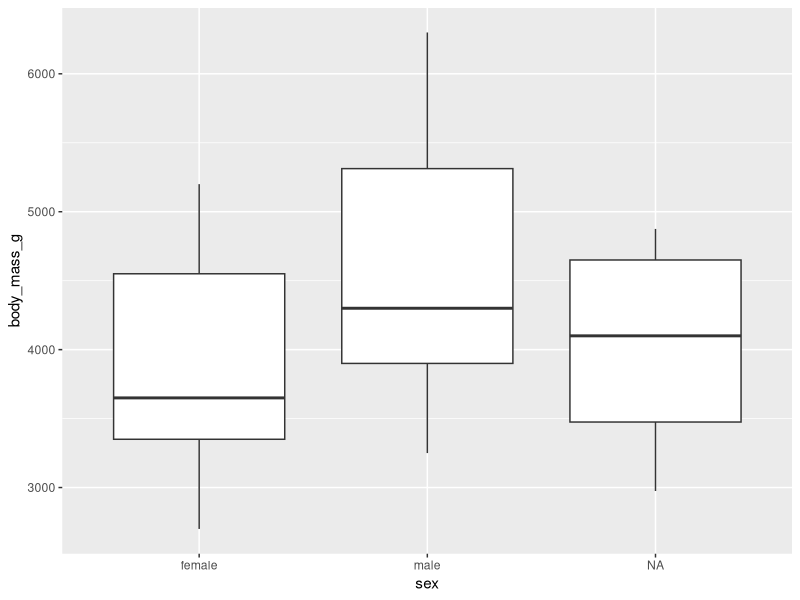
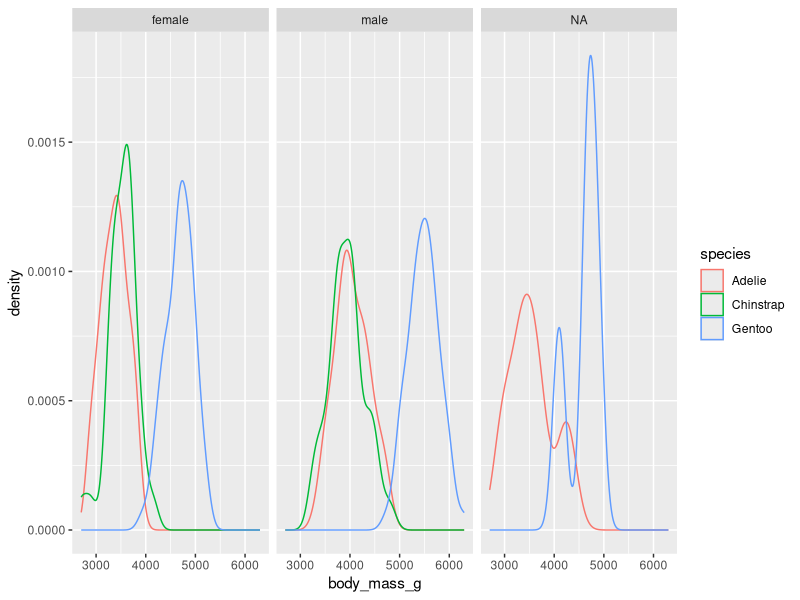
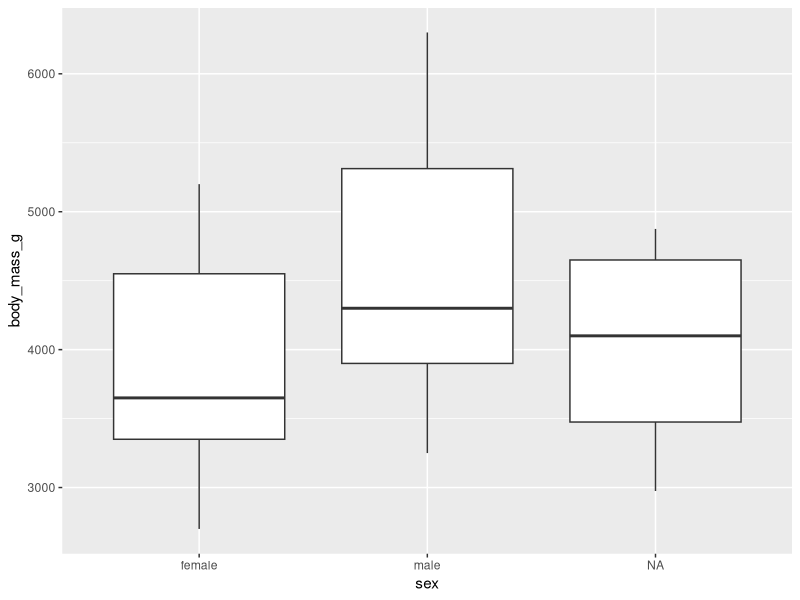
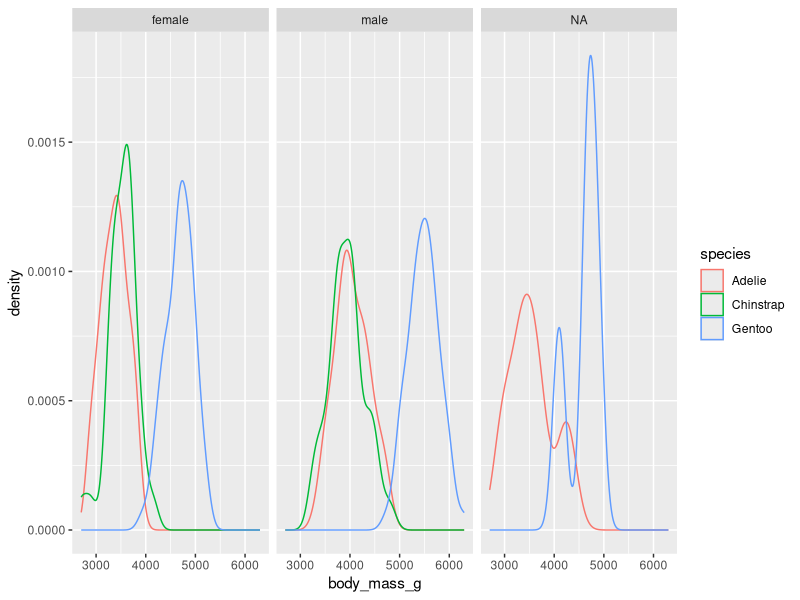

Here is the R script that generated these plots, in order:
library(tidyverse)
library(palmerpenguins)

penguins %>% names()

penguins %>% 
  ggplot(aes(x=sex, y = body_mass_g)) +
  geom_boxplot()
ggsave('./my_penguin_plot.png', width = 12, height = 2, dpi = 150)


p <-
penguins %>% 
  ggplot(aes(x = body_mass_g, color = species)) +
  geom_density() +
  facet_wrap(~sex)

ggsave('./my_penguin_plot2.png', width = 12, height = 2, dpi = 150)

p
